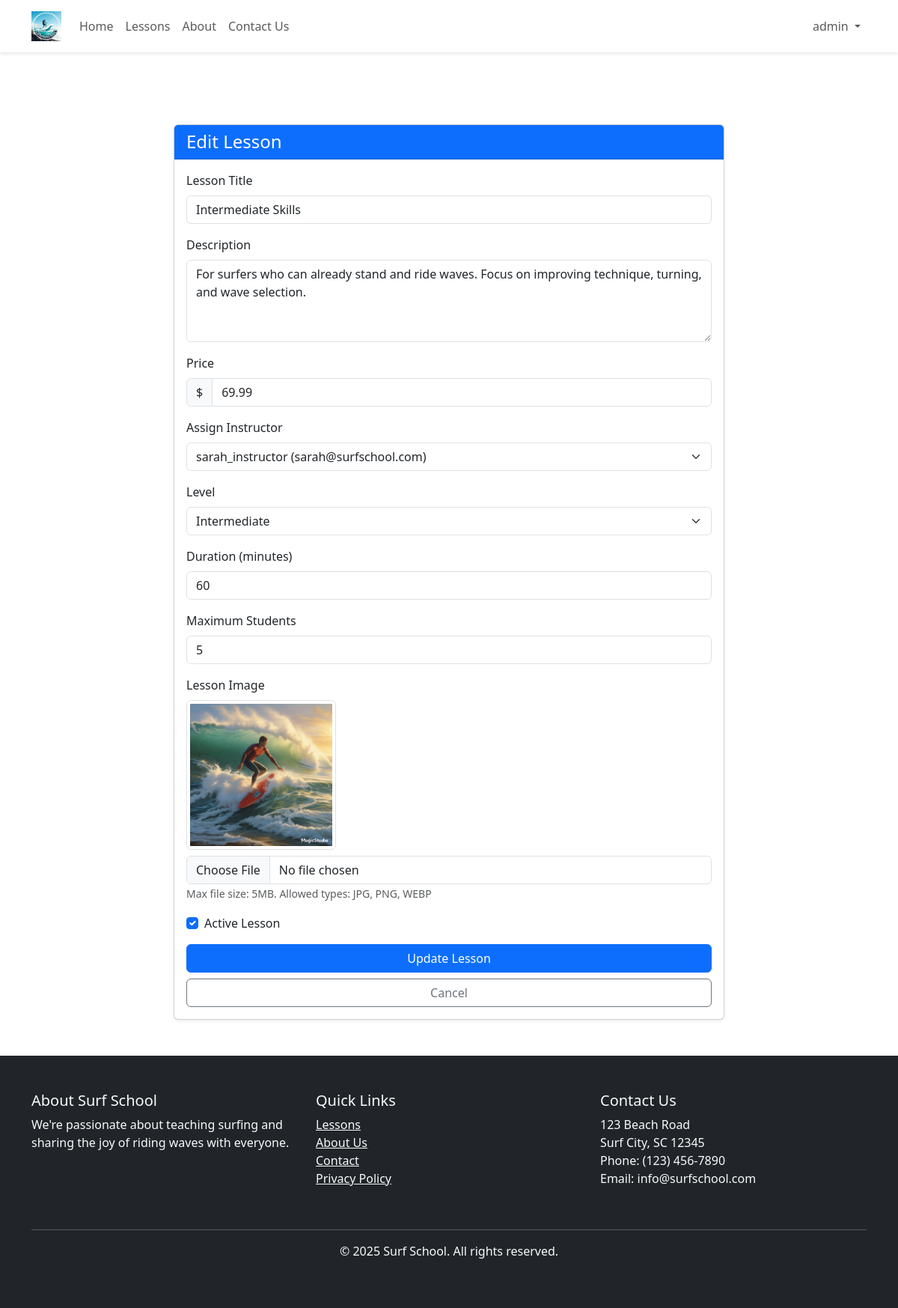
Page /admin/edit-lesson.php?id=2 (signed in) on the committed database.
### tables this page shows
CREATE TABLE IF NOT EXISTS `lessons` (
  `id` int NOT NULL AUTO_INCREMENT,
  `title` varchar(255) NOT NULL,
  `description` text NOT NULL,
  `price` decimal(10,2) NOT NULL,
  `instructor_id` int NOT NULL,
  `level` varchar(50) NOT NULL DEFAULT 'Beginner',
  `duration` int NOT NULL DEFAULT '60',
  `max_students` int NOT NULL DEFAULT '5',
  `lesson_image` varchar(255) DEFAULT NULL,
  `is_active` tinyint(1) DEFAULT '1',
  `created_at` timestamp NULL DEFAULT CURRENT_TIMESTAMP,
  PRIMARY KEY (`id`),
  KEY `instructor_id` (`instructor_id`),
  CONSTRAINT `lessons_ibfk_1` FOREIGN KEY (`instructor_id`) REFERENCES `users` (`id`) ON DELETE RESTRICT
);

CREATE TABLE IF NOT EXISTS `users` (
  `id` int NOT NULL AUTO_INCREMENT,
  `username` varchar(50) NOT NULL,
  `password` varchar(255) NOT NULL,
  `email` varchar(100) NOT NULL,
  `user_type` enum('admin','instructor','student') NOT NULL,
  `profile_image` varchar(255) DEFAULT NULL,
  `profile_description` text,
  `created_at` timestamp NULL DEFAULT CURRENT_TIMESTAMP,
  PRIMARY KEY (`id`),
  UNIQUE KEY `username` (`username`),
  KEY `email_index` (`email`)
);

### admin/edit-lesson.php (the view, shortened to what this page needs)
<?php
require_once '../config/database.php';
$lesson_id = (int)$_GET['id'];
$uploadDir = '../uploads/lesson_images/';
try {
    $stmt = $pdo->prepare("SELECT * FROM lessons WHERE id = ?");
    $stmt->execute([$lesson_id]);
    $lesson = $stmt->fetch();
} catch (PDOException $e) {
    header("Location: /admin/manage-lessons.php");
    exit();
}
$stmt = $pdo->query("SELECT id, username, email FROM users WHERE user_type = 'instructor'");
$instructors = $stmt->fetchAll();
include '../includes/header.php';
include '../includes/navbar.php';
?>
<div class="container mt-5 pt-5">
    <div class="row">
        <div class="col-md-8 mx-auto">
            <div class="card shadow-sm">
                <div class="card-header bg-primary text-white">
                    <h4 class="mb-0">Edit Lesson</h4>
                </div>
                <div class="card-body">
                    <form action="" method="POST" enctype="multipart/form-data">
                        <div class="mb-3">
                            <label for="title" class="form-label">Lesson Title</label>
                            <input type="text" class="form-control" id="title" name="title"
                                value="<?php echo htmlspecialchars($lesson['title']); ?>" required>
                        </div>
                        <div class="mb-3">
                            <label for="description" class="form-label">Description</label>
                            <textarea class="form-control" id="description" name="description" rows="4" required><?php
                                                                                                                    echo htmlspecialchars($lesson['description']);
                                                                                                                    ?></textarea>
                        </div>
                        <div class="mb-3">
                            <label for="price" class="form-label">Price</label>
                            <div class="input-group">
                                <span class="input-group-text">$</span>
                                <input type="number" class="form-control" id="price" name="price"
                                    value="<?php echo htmlspecialchars($lesson['price']); ?>"
                                    step="0.01" min="0" required>
                            </div>
                        </div>
                        <div class="mb-3">
                            <label for="instructor_id" class="form-label">Assign Instructor</label>
                            <select class="form-select" id="instructor_id" name="instructor_id" required>
                                <?php foreach ($instructors as $instructor): ?>
                                    <option value="<?php echo $instructor['id']; ?>"
                                        <?php echo ($lesson['instructor_id'] == $instructor['id']) ? 'selected' : ''; ?>>
                                        <?php echo htmlspecialchars($instructor['username']); ?>
                                        (<?php echo htmlspecialchars($instructor['email']); ?>)
                                    </option>
                                <?php endforeach; ?>
                            </select>
                        </div>
                        <div class="mb-3">
                            <label for="level" class="form-label">Level</label>
                            <select class="form-select" id="level" name="level" required>
                                <?php
                                $levels = ['Beginner', 'Intermediate', 'Advanced', 'All Levels'];
                                foreach ($levels as $lvl):
                                ?>
                                    <option value="<?php echo $lvl; ?>"
                                        <?php echo ($lesson['level'] == $lvl) ? 'selected' : ''; ?>>
                                        <?php echo $lvl; ?>
                                    </option>
                                <?php endforeach; ?>
                            </select>
                        </div>
                        <div class="mb-3">
                            <label for="duration" class="form-label">Duration (minutes)</label>
                            <input type="number" class="form-control" id="duration" name="duration"
                                value="<?php echo htmlspecialchars($lesson['duration']); ?>"
                                min="30" step="30" required>
                        </div>
                        <div class="mb-3">
                            <label for="max_students" class="form-label">Maximum Students</label>
                            <input type="number" class="form-control" id="max_students" name="max_students"
                                value="<?php echo htmlspecialchars($lesson['max_students']); ?>"
                                min="1" required>
                        </div>
                        <div class="mb-3">
                            <label for="lesson_image" class="form-label">Lesson Image</label>
                            <?php if ($lesson['lesson_image']): ?>
                                <div class="mb-2">
                                    <img src="<?php echo $uploadDir . htmlspecialchars($lesson['lesson_image']); ?>"
                                        alt="Current lesson image" class="img-thumbnail" style="max-width: 200px;">
                                </div>
                            <?php endif; ?>
                            <input type="file" class="form-control" id="lesson_image" name="lesson_image" accept="image/*">
                            <small class="text-muted">Max file size: 5MB. Allowed types: JPG, PNG, WEBP</small>
                        </div>
                        <div class="mb-3">
                            <div class="form-check">
                                <input type="checkbox" class="form-check-input" id="is_active" name="is_active"
                                    <?php echo $lesson['is_active'] ? 'checked' : ''; ?>>
                                <label class="form-check-label" for="is_active">Active Lesson</label>
                            </div>
                        </div>
                        <div class="d-grid gap-2">
                            <button type="submit" class="btn btn-primary">Update Lesson</button>
                            <a href="/admin/manage-lessons.php" class="btn btn-outline-secondary">Cancel</a>
                        </div>
                    </form>
                </div>
            </div>
        </div>
    </div>
</div>
<?php include '../includes/footer.php'; ?>

### includes/header.php (style rules this page uses)
:root { --navbar-height: 70px; }
body { padding-top: var(--navbar-height); }

### rows in the picture
lessons: title "Intermediate Skills", description "For surfers who can already stand and ride waves. Focus on improving technique, turning, and wave selection.", price "69.99", instructor_id "sarah_instructor (sarah@surfschool.com)", level "Intermediate", duration "60", max_students "5", lesson_image (picture), is_active "☑"

### other values in the picture
$_SESSION['username'] "admin"
